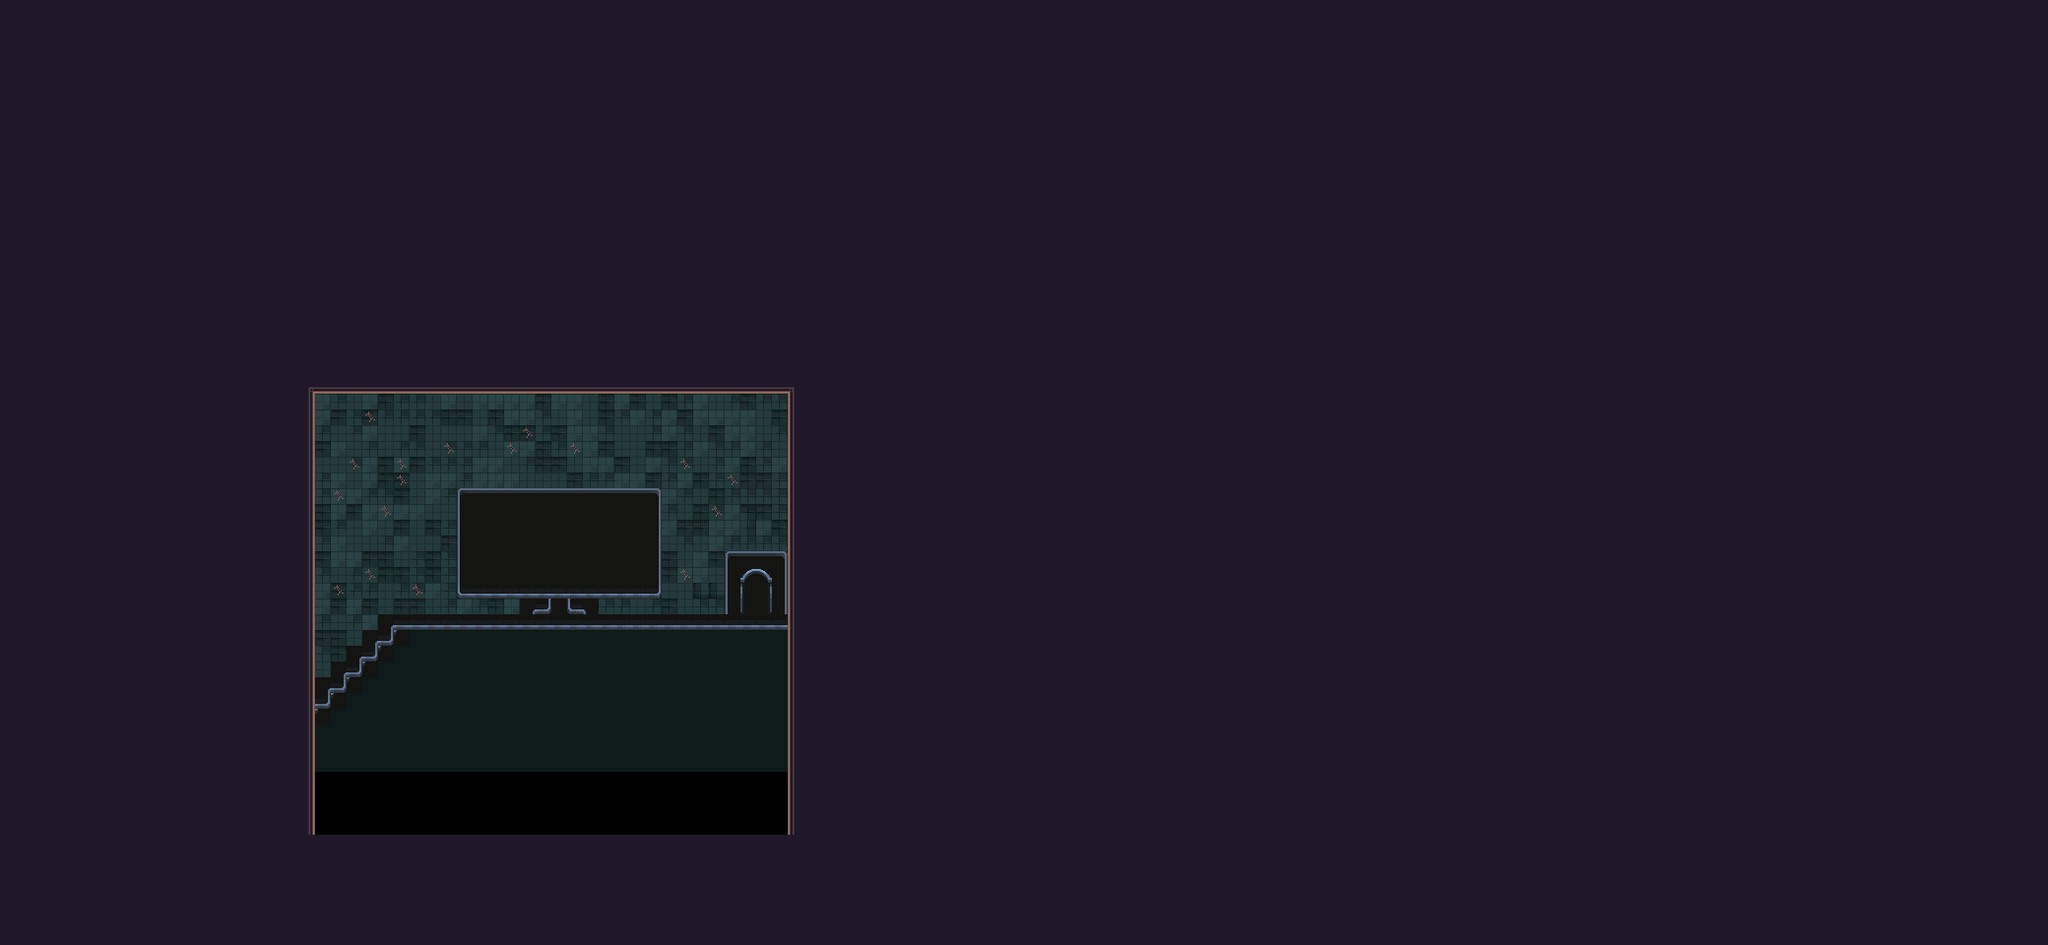

Rendered tile map (Tiled .tmx) drawn with the repository's tilesets; below, a short description and the map source with its tile grids summarised:
An orthogonal 130x60 tile map with 16x16 px tiles, 4 tile layers (background, decorations, decorations2, computer), 2 hidden layers not drawn, 21 tilesets.

<map version="1.10" tiledversion="1.11.0" orientation="orthogonal" renderorder="right-down" width="130" height="60" tilewidth="16" tileheight="16" infinite="0" nextlayerid="17" nextobjectid="1">
 <editorsettings>
  <export target="../hall3/hall3.csv" format="csv" />
 </editorsettings>
 <tileset firstgid="1" source="../platformer/platformer-overworld.tsx" />
 <tileset firstgid="626" source="icons-keyboard-16x16-1bit-ansdor.tsx" />
 <tileset firstgid="710" source="icons-controller-16x16-1bit-ansdor.tsx" />
 <tileset firstgid="782" source="Tiles.tsx" />
 <tileset firstgid="1407" source="Props.tsx" />
 <tileset firstgid="2032" source="Tiles1.tsx" />
 <tileset firstgid="2657" source="Trees.tsx" />
 <tileset firstgid="2987" source="Props2.tsx" />
 <tileset firstgid="3612" source="TX Plant.tsx" />
 <tileset firstgid="4636" source="TX Player.tsx" />
 <tileset firstgid="4700" source="TX Props.tsx" />
 <tileset firstgid="5724" source="TX Shadow Plant.tsx" />
 <tileset firstgid="6748" source="TX Shadow.tsx" />
 <tileset firstgid="7772" source="TX Struct.tsx" />
 <tileset firstgid="8796" source="TX Tileset Grass.tsx" />
 <tileset firstgid="9052" source="TX Tileset Stone Ground.tsx" />
 <tileset firstgid="9308" source="TX Tileset Wall.tsx" />
 <tileset firstgid="10332" source="Room_Builder_free_16x16.tsx" />
 <tileset firstgid="10723" source="Interiors_free_16x16.tsx" />
 <tileset firstgid="12147" source="Inner.tsx" />
 <tileset firstgid="13147" source="Overworld.tsx" />
 <layer id="12" name="background" width="130" height="60">
  <data>[7800 cells, 7410 non-empty, 21 distinct tile ids]</data>
 </layer>
 <layer id="14" name="decorations" width="130" height="60">
  <data>[7800 cells, 317 non-empty, 20 distinct tile ids]</data>
 </layer>
 <layer id="15" name="decorations2" width="130" height="60">
  <data>[7800 cells, 6 non-empty, 6 distinct tile ids]</data>
 </layer>
 <layer id="16" name="computer" width="130" height="60">
  <data>[7800 cells, 96 non-empty, 11 distinct tile ids]</data>
 </layer>
 <layer id="8" name="collision" width="130" height="60" visible="0">
  <data>[7800 cells, 153 non-empty, 1 distinct tile ids]</data>
 </layer>
 <layer id="13" name="next" width="130" height="60" visible="0">
  <data>[7800 cells, 4 non-empty, 1 distinct tile ids]</data>
 </layer>
</map>
